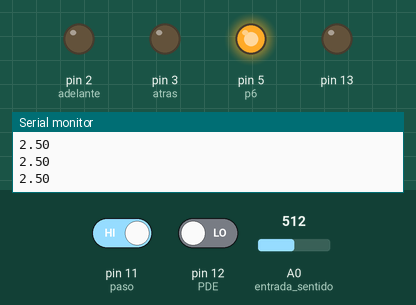
Simulated run of this sketch. Board: Arduino Uno, built with avr-gcc and run on an emulated ATmega328P. Parts: output pins drawn as LEDs (lit = HIGH), the last lines printed to the serial monitor. The test bench sets the inputs (shaded band); at power-on: pin 11 (paso) HIGH, pin 12 (PDE) LOW, A0 (entrada_sentido) = 512.

Above: at 2.2 s.
2.3 s: pin 11 (paso) driven LOW
At 3.2 s:
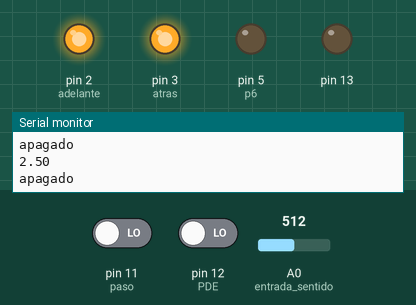
3.8 s: pin 11 (paso) driven HIGH
At 4.6 s:
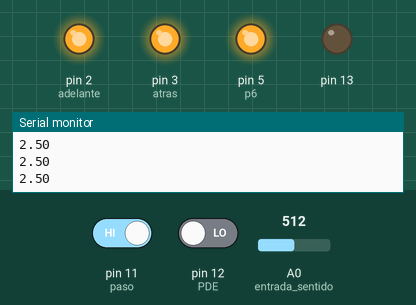
At 6.2 s:
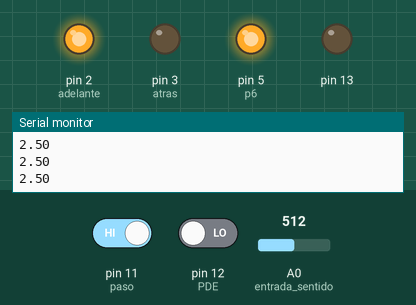
Timing chart, 0 to 7.7 s (numbered marks = the images above; inputs shaded):
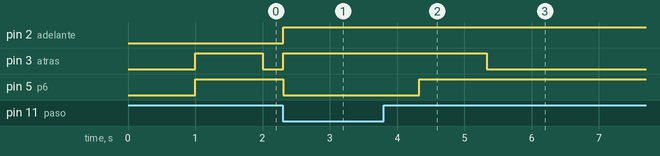

The sketch:

programa_curtis_analog.ino
```cpp
// Visual Micro is in vMicro>General>Tutorial Mode
//
/*
    Name:       programa curtis.ino
    Created:	2/12/2019 14:44:03
    Author:     Armagedon13
*/

// Define User Types below here or use a .h file
//
#include <avr/wdt.h>

#include <Temporizador.h>
Temporizador temp;
Temporizador temp1;
Temporizador temp2;

//setea el sentido de movimiento
const int entrada_sentido = A0;
//salida de 5v a p6
const int p6 = 5;
const int adelante = 2;
const int atras = 3;
const int paso = 11;
const int PDE = 12;
int seleccion = 0;
int contador;
int caca;
int pancho;


// Define Function Prototypes that use User Types below here or use a .h file
//


// Define Functions below here or use other .ino or cpp files
//

// The setup() function runs once each time the micro-controller starts
void setup()
{
	Serial.begin(9600);
	pinMode(entrada_sentido, INPUT);
	pinMode(p6, OUTPUT);
	pinMode(adelante, OUTPUT);
	pinMode(atras, OUTPUT);
	pinMode(paso, INPUT);
	pinMode(13, OUTPUT);
  pinMode(PDE, INPUT);

	//inicio
	digitalWrite(adelante, LOW);
	digitalWrite(atras, LOW);
	digitalWrite(p6, LOW);

  wdt_disable(); // Desactiva la función mientras se configura el tiempo en el que se reseteara


	//temporizadores
	temp.temporizar(0, 0, 0, 1, 0);
	temp1.temporizar(0, 0, 0, 1, 0);
	temp2.temporizar(0, 0, 0, 0, 500);
  delay(1000);
}

// Add the main program code into the continuous loop() function
void loop()
{
	int sentido_analog = analogRead(entrada_sentido);
	int paso_estado = digitalRead(paso);
  float sentido = sentido_analog * (5.0 / 1023.0);
  int PDE_estado = digitalRead(PDE);

	if (sentido < 1 && caca == 1 && contador == 0) {
		digitalWrite(adelante, HIGH);
		Serial.println("adelante completado");
		digitalWrite(p6, HIGH);
		contador = 1;
		temp.temporizar(0, 0, 0, 1, 0);
		digitalWrite(13, HIGH);

	}
	if (sentido > 1 && caca == 1 && contador == 0) {
		digitalWrite(atras, HIGH);
		Serial.println("atras completado");
		digitalWrite(p6, HIGH);
		contador = 2;
		temp1.temporizar(0, 0, 0, 1, 0);
		digitalWrite(13, LOW);
	}
	if (paso_estado == LOW) {
		digitalWrite(adelante, HIGH);
		digitalWrite(atras, HIGH);
		digitalWrite(p6, LOW);
		contador = 0;
		Serial.println("apagado");
		caca = 0;
		temp2.temporizar(0, 0, 0, 0, 500);

	}
	if (paso_estado == HIGH) {
		if (temp2.completado()) {
			caca = 1;
		}
	}

	if (contador == 1) {
		if (temp.completado()) {
			digitalWrite(adelante, LOW);
			Serial.println("adelante encendido");
			contador = 3;
		}
	}
	if (contador == 2) {
		if (temp1.completado()) {
			digitalWrite(atras, LOW);
			Serial.println("atras encendido");
			contador = 3;
		}
	}
 if (PDE_estado==HIGH){
    pancho = 1;
   wdt_reset(); // Actualizar el watchdog para que no produzca un reinicio
  }
 if (PDE_estado == LOW && pancho == 1){
     wdt_enable(WDTO_1S); // Configuramos el contador de tiempo para que se reinicie en 2s
     pancho=0;
     }

	Serial.println(sentido);
}
```

Measured:
- after the input at 2.3 s, pin 2 (adelante), pin 3 (atras): LOW → HIGH at once; pin 5 (p6): HIGH → LOW at once
- after the input at 3.8 s, pin 3 (atras): HIGH → LOW after 1.5 s; pin 5 (p6): LOW → HIGH after 0.53 s
